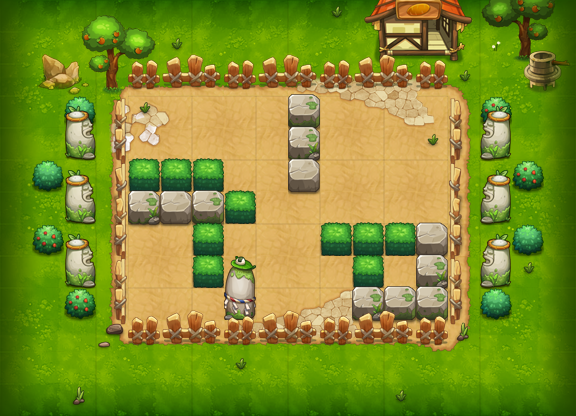

A level layout from a 2D game, rendered from its tile map. Below: a short description, then the map file with tile-grid data replaced by summaries:
An orthogonal 18x13 tile map with 32x32 px tiles, 15 tile layers (PASS, 块层 2, 块层 14, 块层 4, ...) and 6 objects (3x tqm8, 2x TRAP, PLAYER).

<map version="1.0" orientation="orthogonal" width="18" height="13" tilewidth="32" tileheight="32">
 <properties>
  <property name="DESTRY1" value="149" />
  <property name="DESTRY2" value="224" />
  <property name="DESTRY3" value="144" />
  <property name="DESTRY4" value="177" />
  <property name="DESTRY5" value="141" />
  <property name="DESTRY6" value="170" />
  <property name="DESTRY7" value="173" />
  <property name="DESTRY_COUNT" value="7" />
  <property name="EXP" value="110" />
  <property name="ITEM" value="D001" />
  <property name="MONEY" value="210" />
 </properties>
 <tileset firstgid="1" name="xzdxc" tilewidth="32" tileheight="32">
  <image source="xzdxc.png" width="500" height="1024" />
 </tileset>
 <layer name="PASS" width="18" height="13">
  <data>[234 cells, 186 non-empty, 41 distinct tile ids]</data>
 </layer>
 <layer name="块层 2" width="18" height="13">
  <data>[234 cells, 134 non-empty, 25 distinct tile ids]</data>
 </layer>
 <layer name="块层 14" width="18" height="13">
  <data>[234 cells, 36 non-empty, 26 distinct tile ids]</data>
 </layer>
 <layer name="块层 4" width="18" height="13">
  <data>[234 cells, 53 non-empty, 27 distinct tile ids]</data>
 </layer>
 <layer name="块层 3" width="18" height="13">
  <data>[234 cells, 78 non-empty, 27 distinct tile ids]</data>
 </layer>
 <layer name="块层 15" width="18" height="13">
  <data>[234 cells, 52 non-empty, 2 distinct tile ids]</data>
 </layer>
 <layer name="块层 5" width="18" height="13">
  <data>[234 cells, 22 non-empty, 5 distinct tile ids]</data>
 </layer>
 <layer name="SHELTER 9" width="18" height="13">
  <data>[234 cells, 10 non-empty, 3 distinct tile ids]</data>
 </layer>
 <layer name="SHELTER 8" width="18" height="13">
  <data>[234 cells, 4 non-empty, 3 distinct tile ids]</data>
 </layer>
 <layer name="SHELTER 7" width="18" height="13">
  <data>[234 cells, 3 non-empty, 2 distinct tile ids]</data>
 </layer>
 <layer name="SHELTER 6" width="18" height="13">
  <data>[234 cells, 5 non-empty, 2 distinct tile ids]</data>
 </layer>
 <layer name="SHELTER 5" width="18" height="13">
  <data>[234 cells, 4 non-empty, 4 distinct tile ids]</data>
 </layer>
 <layer name="SHELTER 4" width="18" height="13">
  <data>[234 cells, 4 non-empty, 2 distinct tile ids]</data>
 </layer>
 <layer name="SHELTER 3" width="18" height="13">
  <data>[234 cells, 1 non-empty, 1 distinct tile ids]</data>
 </layer>
 <layer name="SHELTER 2" width="18" height="13">
  <data>[234 cells, 1 non-empty, 1 distinct tile ids]</data>
 </layer>
 <objectgroup name="对象层 1" width="18" height="13">
  <object name="PLAYER" type="PLAYER" x="128" y="96" width="32" height="32" />
  <object name="tqm8" x="416" y="128" width="32" height="32">
   <properties>
    <property name="quality" value="tqm8.quality" />
   </properties>
  </object>
  <object name="tqm8" x="128" y="288" width="32" height="32">
   <properties>
    <property name="quality" value="tqm8.quality" />
   </properties>
  </object>
  <object name="fire1" type="TRAP" x="224" y="224" width="32" height="64">
   <properties>
    <property name="trap_id" value="1" />
    <property name="trap_particle" value="trap_fire_up_2.plist" />
    <property name="trap_state" value="open" />
   </properties>
  </object>
  <object name="fire_control1" type="TRAP" x="384" y="256" width="32" height="32">
   <properties>
    <property name="trap_ani" value="switch.actor" />
    <property name="trap_floor" value="true" />
    <property name="trap_id" value="0" />
    <property name="trap_script" value="trap(&quot;fire_control1&quot;):setOpened( false ); trap(&quot;fire1&quot;):setVisit( false );" />
    <property name="trap_sound_id" value="2" />
    <property name="trap_start_mode" value="0" />
    <property name="trap_state" value="open" />
   </properties>
  </object>
  <object name="tqm8" x="288" y="288" width="32" height="32">
   <properties>
    <property name="quality" value="tqm8.quality" />
   </properties>
  </object>
 </objectgroup>
</map>
